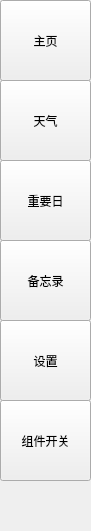
   <widget class="QWidget" name="sideBar" native="true">
    <property name="geometry">
     <rect>
      <x>0</x>
      <y>60</y>
      <width>91</width>
      <height>531</height>
     </rect>
    </property>
    <property name="sizePolicy">
     <sizepolicy hsizetype="MinimumExpanding" vsizetype="Fixed">
      <horstretch>0</horstretch>
      <verstretch>0</verstretch>
     </sizepolicy>
    </property>
    <widget class="QPushButton" name="weatherButton">
     <property name="geometry">
      <rect>
       <x>0</x>
       <y>80</y>
       <width>91</width>
       <height>81</height>
      </rect>
     </property>
     <property name="sizePolicy">
      <sizepolicy hsizetype="Maximum" vsizetype="MinimumExpanding">
       <horstretch>0</horstretch>
       <verstretch>0</verstretch>
      </sizepolicy>
     </property>
     <property name="text">
      <string>天气</string>
     </property>
    </widget>
    <widget class="QPushButton" name="dayButton">
     <property name="geometry">
      <rect>
       <x>0</x>
       <y>160</y>
       <width>91</width>
       <height>81</height>
      </rect>
     </property>
     <property name="sizePolicy">
      <sizepolicy hsizetype="Maximum" vsizetype="MinimumExpanding">
       <horstretch>0</horstretch>
       <verstretch>0</verstretch>
      </sizepolicy>
     </property>
     <property name="text">
      <string>重要日</string>
     </property>
    </widget>
    <widget class="QPushButton" name="memButton">
     <property name="geometry">
      <rect>
       <x>0</x>
       <y>240</y>
       <width>91</width>
       <height>81</height>
      </rect>
     </property>
     <property name="sizePolicy">
      <sizepolicy hsizetype="Maximum" vsizetype="MinimumExpanding">
       <horstretch>0</horstretch>
       <verstretch>0</verstretch>
      </sizepolicy>
     </property>
     <property name="text">
      <string>备忘录</string>
     </property>
    </widget>
    <widget class="QPushButton" name="settingButton">
     <property name="geometry">
      <rect>
       <x>0</x>
       <y>320</y>
       <width>91</width>
       <height>81</height>
      </rect>
     </property>
     <property name="sizePolicy">
      <sizepolicy hsizetype="Maximum" vsizetype="MinimumExpanding">
       <horstretch>0</horstretch>
       <verstretch>0</verstretch>
      </sizepolicy>
     </property>
     <property name="text">
      <string>设置</string>
     </property>
    </widget>
    <widget class="QPushButton" name="homePageButton">
     <property name="geometry">
      <rect>
       <x>0</x>
       <y>0</y>
       <width>91</width>
       <height>81</height>
      </rect>
     </property>
     <property name="sizePolicy">
      <sizepolicy hsizetype="Maximum" vsizetype="MinimumExpanding">
       <horstretch>0</horstretch>
       <verstretch>0</verstretch>
      </sizepolicy>
     </property>
     <property name="text">
      <string>主页</string>
     </property>
    </widget>
    <widget class="QPushButton" name="blankButton">
     <property name="geometry">
      <rect>
       <x>0</x>
       <y>400</y>
       <width>91</width>
       <height>81</height>
      </rect>
     </property>
     <property name="sizePolicy">
      <sizepolicy hsizetype="Maximum" vsizetype="MinimumExpanding">
       <horstretch>0</horstretch>
       <verstretch>0</verstretch>
      </sizepolicy>
     </property>
     <property name="text">
      <string>组件开关</string>
     </property>
    </widget>
   </widget>
